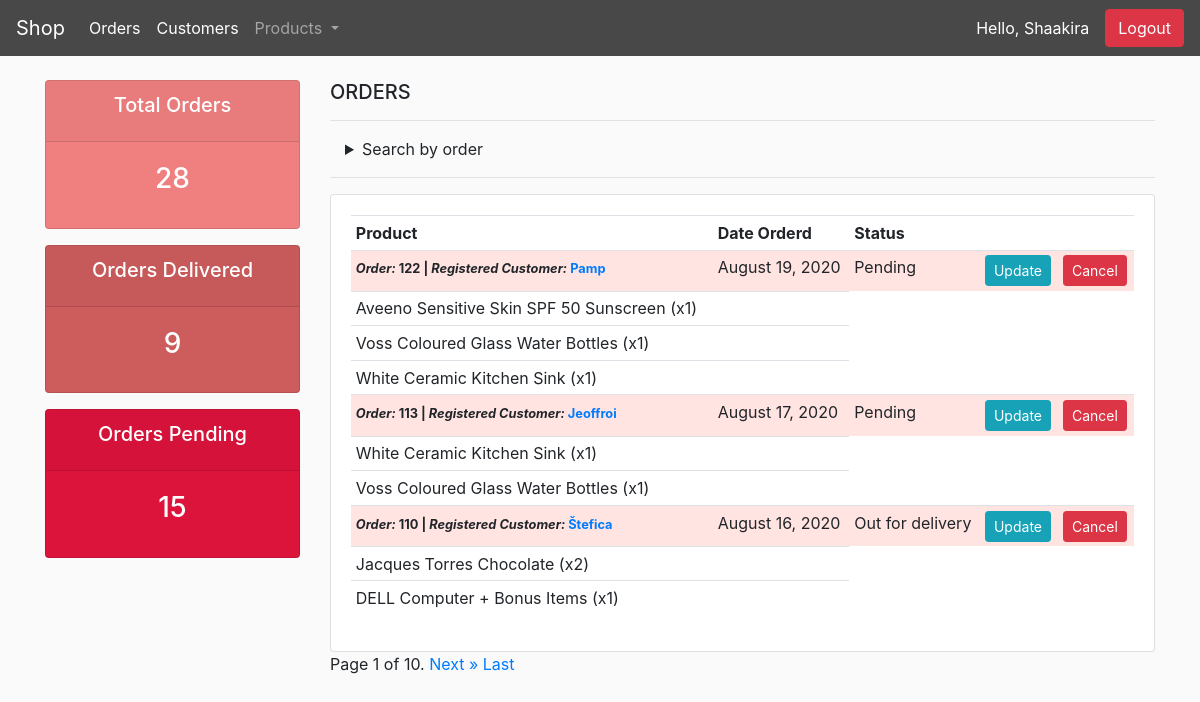
/staff/orders (signed in), run on the app's committed database.
### store/models.py (models this page shows, shortened)
class Order(models.Model):
	STATUS = (
		('Pending', 'Pending'),
		('Out for delivery', 'Out for delivery'),
		('Delivered', 'Delivered'),
		)
	customer = models.ForeignKey(Customer, on_delete=models.CASCADE, null=True, blank=True)
	date_ordered = models.DateTimeField(auto_now_add=True)
	complete = models.BooleanField(default=False)
	transaction_id = models.CharField(max_length=100, null=True)
	status = models.CharField(max_length=200, null=True, choices=STATUS)
	@property
	def get_orderItems(self):
		orderitems = self.orderitem_set.all()
		return orderitems

class Customer(models.Model):
	user = models.OneToOneField(User, null=True, blank=True, on_delete=models.CASCADE)
	first_name = models.CharField(max_length=200, null=True)
	last_name = models.CharField(max_length=200, null=True)
	is_user = models.BooleanField(default=False, null=True, blank=True)
	email = models.EmailField(max_length=254)
	phone = models.CharField(max_length=500, null=True)
	profile_pic = models.ImageField(null=True, blank=True)
	def __str__(self):
		return self.first_name

class OrderItem(models.Model):
	product = models.ForeignKey(Product, on_delete=models.CASCADE, null=True)
	order = models.ForeignKey(Order, on_delete=models.SET_NULL, null=True)
	quantity = models.IntegerField(default=0, null=True, blank=True)
	date_added = models.DateTimeField(auto_now_add=True)

class Product(models.Model):
	name = models.CharField(max_length=200)
	description = models.TextField()
	featured = models.ImageField(null=True)
	price = models.DecimalField(max_digits=100, decimal_places=2,null=True)
	digital = models.BooleanField(default=False,null=True, blank=True)
	date_created = models.DateTimeField(auto_now_add=True, null=True)
	category = models.ForeignKey(Category, null=True, blank=True, on_delete=models.SET_NULL, related_name="category")
	tag = models.ManyToManyField(Tag, blank=True, related_name="tags")
	in_cart = models.BooleanField(default=False,null=True, blank=True)
	in_fav = models.BooleanField(default=False,null=True, blank=True)
	def __str__(self):
		return self.name

### staff/views.py (the view)
# urls.py: path('staff/orders', views.index, name="index"),
@staff_member_required(login_url='staff:login')
def index(request):
    orders = Order.objects.filter(complete=True).order_by('-date_ordered')
    total_orders = orders.count()
    delivered = orders.filter(status='Delivered').count()
    pending = orders.filter(status='Pending').count()
    filterOrder = OrderFilter(request.GET, queryset=orders)
    orders = filterOrder.qs
    paginatedOrder = Paginator(filterOrder.qs, 3)
    order_page_number = request.GET.get('page')
    order_page_obj = paginatedOrder.get_page(order_page_number)
    context = {
        'orders': orders,
        'total_orders': total_orders,
        'delivered': delivered,
        'pending': pending,
        'filterOrder': filterOrder,
        'order_page_obj': order_page_obj
    }
    return render(request, 'staff/index.html', context)

### staff/templatetags/staff_extras.py (called while the page is built)
@register.simple_tag
def filtered_pagination(value, field_name, urlencode=None):
    url = '?{}={}'.format(field_name, value)
    if urlencode:
        querystring = urlencode.split('&')
        filtered_querystring = filter(lambda p: p.split('=')[0] != field_name, querystring)
        encoded_querystring = '&'.join(filtered_querystring)
        url = '{}&{}'.format(url, encoded_querystring)
    return url

### staff/templates/staff/index.html (shortened to what this page needs)
{% extends 'staff/layout.html' %}
{% load static %}
{% block body %}
    {% load staff_extras %}
    <div class="row">
        <div class="col-lg-3">
            <div class="card text-center text-white  mb-3" id="total-orders">
                <div class="card-header">
                    <h5 class="card-title">Total Orders</h5>
                </div>
                <div class="card-body">
                    <h3 class="card-title">{{total_orders}}</h3>
                </div>
            </div>
            <div class="card text-center text-white  mb-3" id="orders-delivered">
                <div class="card-header">
                    <h5 class="card-title">Orders Delivered</h5>
                </div>
                <div class="card-body">
                    <h3 class="card-title">{{delivered}}</h3>
                </div>
            </div>
            <div class="card text-center text-white  mb-3" id="orders-pending">
                <div class="card-header">
                    <h5 class="card-title">Orders Pending</h5>
                </div>
                <div class="card-body">
                    <h3 class="card-title">{{pending}}</h3>
                </div>
            </div>
        </div>
        <div class="col-lg-9">
            <h5>ORDERS</h5>
            <hr>
            <div class="col">
                <details>
                    <summary>Search by order</summary>
                </details>
            </div>
            <hr>
            <div class="card card-body">
                <table class="table table-sm">
                    <tr>
                        <th>Product</th>
                        <th>Date Orderd</th>
                        <th>Status</th>
                        <th></th>
                        <th></th>
                    </tr>
                    {% for order in order_page_obj %}
                        <tr style="background-color:#FFE4E1;">
                            <td>
                                <small>
                                    <strong>
                                        <i>Order: </i>{{ order.id }}
                                        |
                                        {% if not order.customer.user %}
                                            <i>Guest Customer: </i><a href="{% url 'staff:guest-profile' order.customer.id %}">{{ order.customer }}</a>
                                        {% elif not order.customer.user.is_staff %}
                                            <i>Registered Customer: </i><a href="{% url 'staff:registered-profile' order.customer.user.id %}">{{ order.customer }}</a>
                                        {% else %}
                                            <i>Staff: </i>{{ order.customer }}
                                        {% endif %}
                                    </strong>
                                </small>
                            </td>
                            <td>{{order.date_ordered|date:"F d, Y"}}</td>
                            <td>{{order.status}}</td>
                            <td><a class="btn btn-sm btn-info" href="{% url 'staff:update-order' order.id %}">Update</a></td>
                            <td><a class="btn btn-sm btn-danger" href="{% url 'staff:delete-order' order.id %}">Cancel</a></td>
                        </tr>
                        {% for item in order.get_orderItems %}
                            <tr>
                                <td>{{item.product}} (x{{item.quantity}})</td>
                                <td></td>
                            </tr>
                        {% endfor %}
                    {% endfor %}
                </table>
            </div>
            <div class="pagination">
                <span class="step-links">
                    <span class="current">
                        Page {{ order_page_obj.number }} of {{ order_page_obj.paginator.num_pages }}.
                    </span>
                    {% if order_page_obj.has_next %}
                        <a href="{% filtered_pagination order_page_obj.next_page_number 'page' request.GET.urlencode %}">Next</a>
                        <a href="{% filtered_pagination order_page_obj.paginator.num_pages 'page' request.GET.urlencode %}">&raquo; Last</a>
                    {% endif %}
                </span>
            </div>
        </div>
    </div>
{% endblock %}

### staff/templates/staff/layout.html (shortened to what this page needs)
<!DOCTYPE html>
{% load static %}
<html>
    <head>
        <link rel="stylesheet" href="https://stackpath.bootstrapcdn.com/bootstrap/4.5.2/css/bootstrap.min.css">
        <link rel="stylesheet" type="text/css" href="{% static 'staff/css/staff_main.css' %}">
    </head>
    <body>
        <nav class="navbar sticky-top navbar-expand-lg navbar-dark bg-dark">
            <a class="navbar-brand" href="{% url 'store:index' %}">Shop</a>
            <div class="collapse navbar-collapse" id="navbarSupportedContent">
                <ul class="navbar-nav mr-auto">
                    <li class="nav-item active">
                        <a class="nav-link" href="{% url 'staff:index' %}">Orders<span class="sr-only">(current)</span></a>
                    </li>
                    <li class="nav-item active">
                        <a class="nav-link" href="{% url 'staff:customers' %}">Customers</a>
                    </li>
                    <li class="nav-item dropdown">
                        <a class="nav-link dropdown-toggle" href="#" id="navbarDropdown" role="button" data-toggle="dropdown" aria-haspopup="true" aria-expanded="false">
                          Products
                        </a>
                    </li>
                </ul>
            </div>
            {% if user.is_authenticated %}
                        <li style="list-style: none; color: white; padding-right: 1em;">Hello, {{ request.user.first_name }}</li>
                        <a class="btn btn-danger" style="color: white;" href="{% url 'staff:logout' %}">Logout</a>
                    {% endif %}
        </nav>
        <div class="container">
            <br>
            {% block body %}{% endblock %}
        </div>
    </body>
</html>

### staff/static/staff/css/staff_main.css (style rules this page uses)
body { background-color: hsl(0, 0%, 98%); box-sizing: border-box; padding: 0; }
.bg-dark { background-color: #484848!important; }
#total-orders { background-color:#F08080; }
#orders-delivered { background-color:#CD5C5C; }
#orders-pending { background-color:#DC143C; }
.active { opacity: 1; }

### data on the page
Order: id "122", customer "Pamp", date_ordered "August 19, 2020", status "Pending"
OrderItem: product "Aveeno Sensitive Skin SPF 50 Sunscreen", quantity "1"
OrderItem: product "Voss Coloured Glass Water Bottles", quantity "1"
OrderItem: product "White Ceramic Kitchen Sink", quantity "1"
Order: id "113", customer "Jeoffroi", date_ordered "August 17, 2020", status "Pending"
OrderItem: product "White Ceramic Kitchen Sink", quantity "1"
OrderItem: product "Voss Coloured Glass Water Bottles", quantity "1"
Order: id "110", customer "Štefica", date_ordered "August 16, 2020", status "Out for delivery"
OrderItem: product "Jacques Torres Chocolate", quantity "2"
OrderItem: product "DELL Computer + Bonus Items", quantity "1"

### other printed values
{{ request.user.first_name }} "Shaakira"
{{ total_orders }} "28"
{{ delivered }} "9"
{{ pending }} "15"
{{ order_page_obj.number }} "1"
{{ order_page_obj.paginator.num_pages }} "10"
